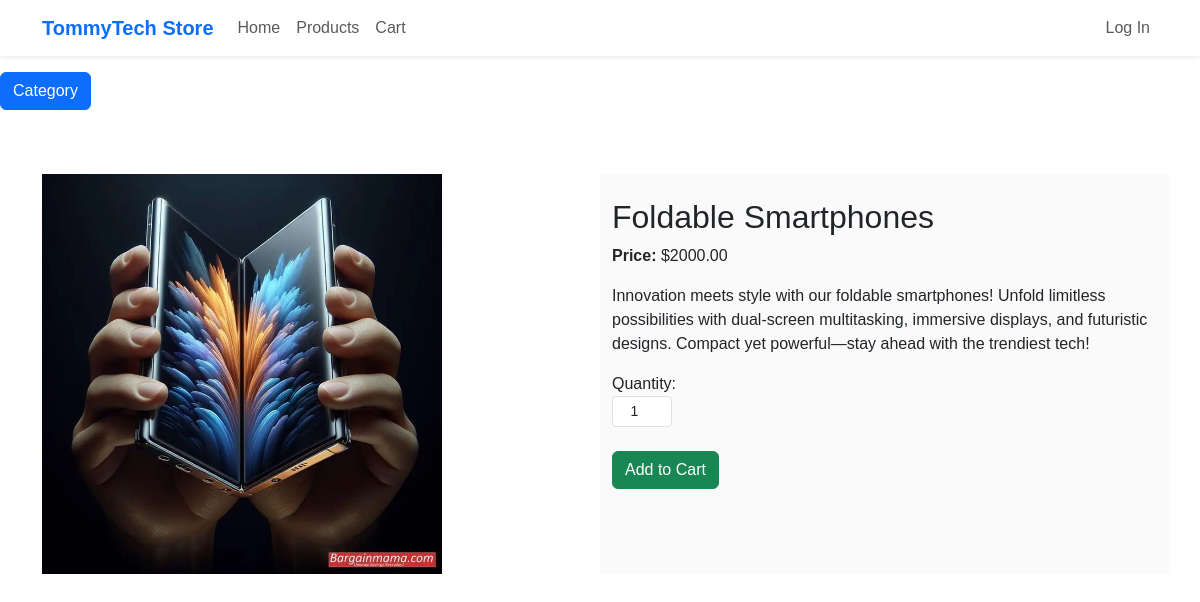
/product/13/ (signed in), run on the app's committed database.
### shop/models.py (models this page shows, shortened)
class Product(models.Model):
    category = models.ForeignKey(Category, related_name='products', on_delete=models.CASCADE)
    name = models.CharField(max_length=200)
    slug = models.SlugField(max_length=200)
    image = models.ImageField(upload_to="product/%Y/%m/%d", blank=True)
    description = models.TextField(blank=True)
    price = models.DecimalField(max_digits=10, decimal_places=2)
    avaliable = models.BooleanField(default=True)
    created = models.DateTimeField(auto_now_add=True)
    updated = models.DateTimeField(auto_now=True)
    class Meta:
        ordering = ['name']
        indexes = (
            models.Index(fields=['id','slug']),
            models.Index(fields=['name']),
            models.Index(fields=['-created']),
        )

### shop/views.py (the view)
# urls.py: path('product/<int:product_id>/', views.product_detail, name = 'product_detail'),
@login_required
def product_detail(request, product_id, category_slug = None):
    category = None
    product = get_object_or_404(Product, id=product_id )
    cart_product_form = CartAddProductForm()
    categories = Category.objects.all()
    if category_slug:
        category = get_object_or_404(Category, slug=category_slug)
        product = product.filter(category=category)
    return render(
        request,
        'product_detail.html',
        {'product':product,'category': category, 'categories':categories,'cart_product_form':cart_product_form}
    )

### cart/forms.py
class CartAddProductForm(forms.Form):
    quantity = forms.TypedChoiceField(
        choices = PRODUCT_QUANTITY_CHOICE,
        coerce=int,
        initial=1,
        widget=forms.NumberInput(attrs={'class': 'form-control form-control-sm', 'min': '1', 'style':'width:60px; text-align:center;'})
    )
    override = forms.BooleanField(
        required = False,
        initial=False,
        widget= forms.HiddenInput
    )

### cart/context_processors.py (called while the page is built)
def cart(request):
    return {'cart': Cart(request)}

### shop/templates/product_detail.html (shortened to what this page needs)
{% extends 'base.html' %}
{% load static %}
{% block main-content %}
    <nav class="navbar navbar-expand-lg navbar-light bg-white shadow-sm">
    <div class="container">
        <a class="navbar-brand fw-bold text-primary" href="#">TommyTech Store</a>
        <div class="collapse navbar-collapse" id="navbarNav">
            <ul class="navbar-nav">
                <li class="nav-item"><a class="nav-link" href="{% url 'shop:homepage' %}">Home</a></li>
                <li class="nav-item"><a class="nav-link" href="{% url 'shop:product' %}">Products</a></li>
                <li class="nav-item"><a class="nav-link" href="{% url 'cart:cart_detail' %}">Cart</a></li>
            </ul>
            <ul class="navbar-nav ms-auto">
                <li class="nav-item"><a class="nav-link" href="#">Log In</a></li>
            </ul>
        </div>
    </div>
</nav>
<button class="btn btn-primary my-3 rounded-end" type="button" data-bs-toggle="offcanvas" data-bs-target="#sidebarMenu">
    Category
</button>
    <div class="container my-5" >
        <div class="row">
            <div class="col-md-6" >
                {% if product.image %}
                <img src="{{ product.image.url }}" class="img-fluid" style="max-width: 400px; height: auto;" alt="{{ product.name }}">
                {% endif %}
            </div>
            <div class="col-md-6" style="background-color:rgba(200,200,200,0.1);">
			<br/>
                <h2>{{ product.name }}</h2>
                <p><strong>Price:</strong> ${{product.price}}</p>
                <p>{{ product.description }}</p>
                <form action="{% url 'cart:cart_add' product.id %}" method="post">
                    {{ cart_product_form }}
					<br/>
                    <input class="btn btn-success" type="submit" value="Add to Cart">
                </form>
            </div>
        </div>
    </div>
{% endblock main-content %}

### shop/static/css/style.css (style rules this page uses)
body { font-family: 'Arial', sans-serif; }

### data on the page
Product: image (picture), name "Foldable Smartphones", price "2000.00", description "Innovation meets style with our foldable smartphones! Unfold limitless possibilities with dual-screen multitasking, immersive displays, and futuristic designs. Compact yet powerful—stay ahead with the trendiest tech!"
